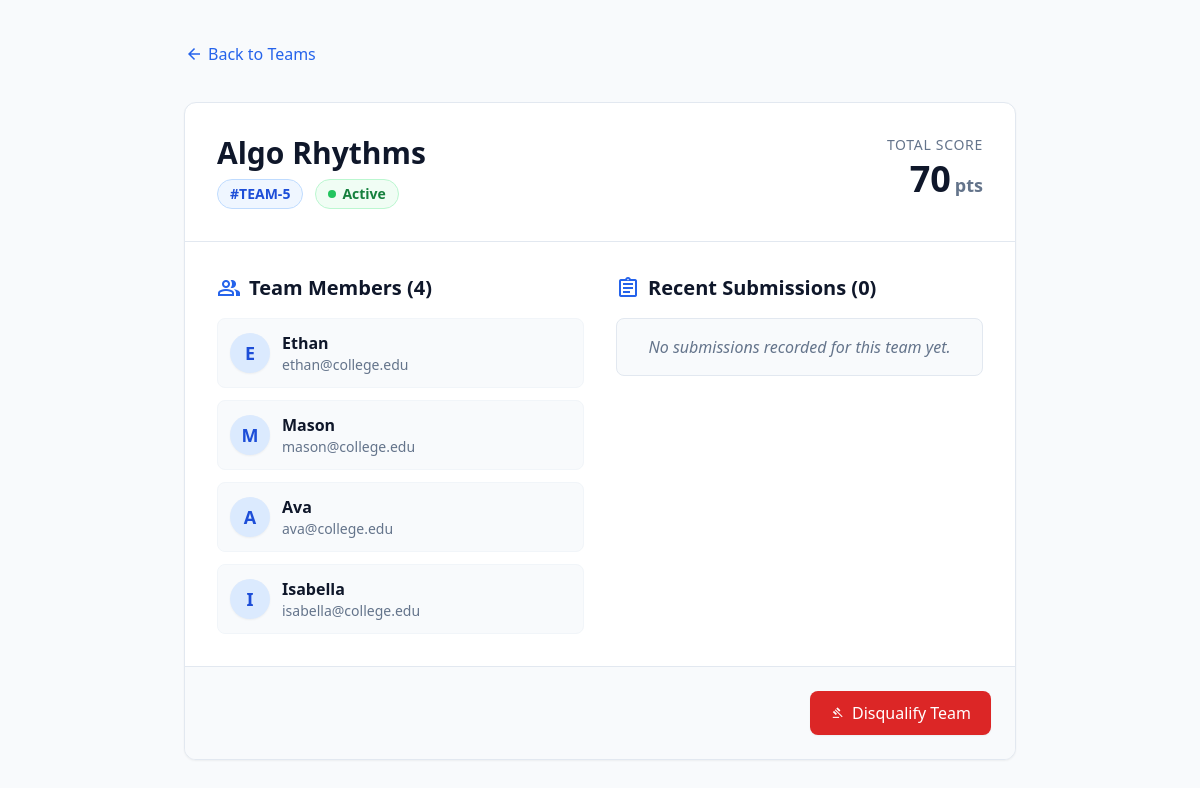
Screenshot of /admin/team/5 (signed in) with the database file from the repository.
### app.py (models this page shows)
class Team(Base):
    __tablename__ = 'teams'
    id = Column(Integer, primary_key=True, index=True)
    team_name = Column(String)
    score = Column(Integer, default=0)
    is_disqualified = Column(Boolean, default=False)
    members = relationship("User", back_populates="team")
    submissions = relationship("Submission", back_populates="team")

class User(Base):
    __tablename__ = 'users'
    id = Column(Integer, primary_key=True, index=True)
    fullname = Column(String)
    email = Column(String, unique=True, index=True)
    password = Column(String)
    role = Column(String, default="student")
    team_id = Column(Integer, ForeignKey('teams.id'), nullable=True)
    team = relationship("Team", back_populates="members")

### app.py (the view)
@app.route('/admin/team/<int:team_id>')
@admin_required
def team_detail(team_id):
    db = get_db()
    team = db.query(Team).filter(Team.id == team_id).first()
    if not team:
        flash("Team not found")
        return redirect(url_for('teams'))
    return render_template('team_detail.html', team=team)

### app.py (called while the page is built)
def get_db():
    if 'db' not in g:
        g.db = SessionLocal()
    return g.db

@app.teardown_appcontext
def teardown_db(exception):
    db = g.pop('db', None)
    if db is not None:
        db.close()

def admin_required(f):
    @wraps(f)
    def decorated_function(*args, **kwargs):
        if 'logged_in' not in session or session.get('role') != 'admin':
            flash("Admin access required")
            return redirect(url_for('login'))
        return f(*args, **kwargs)
    return decorated_function

### templates/team_detail.html (shortened to what this page needs)
<!DOCTYPE html>
<html class="h-full" lang="en">
<head>
    <script src="https://cdn.tailwindcss.com"></script>
</head>
<body class="bg-slate-50 font-sans text-slate-800 antialiased min-h-full">
    <div class="max-w-4xl mx-auto py-10 px-4 sm:px-6 lg:px-8">
        <div class="mb-8">
            <a href="{{ url_for('teams') }}" class="inline-flex items-center text-blue-600 hover:text-blue-800 font-medium transition-colors">
                <span class="material-symbols-outlined text-xl mr-1">arrow_back</span>
                Back to Teams
            </a>
        </div>
        <div class="bg-white rounded-xl shadow-sm border border-slate-200 overflow-hidden">
            <div class="p-6 sm:p-8 border-b border-slate-200 flex justify-between items-start">
                <div>
                    <h1 class="text-3xl font-bold text-slate-900 mb-2">{{ team.team_name }}</h1>
                    <div class="flex items-center gap-3">
                        <span class="inline-flex items-center px-3 py-1 rounded-full bg-blue-50 text-blue-700 font-semibold text-sm border border-blue-200">
                            #TEAM-{{ team.id }}
                        </span>
                        {% if team.is_disqualified %}
                            <span class="inline-flex items-center gap-1.5 px-3 py-1 rounded-full bg-red-100 text-red-700 font-semibold text-sm border border-red-200">
                                <span class="material-symbols-outlined text-sm">gavel</span>
                                Disqualified
                            </span>
                        {% else %}
                            <span class="inline-flex items-center gap-1.5 px-3 py-1 rounded-full bg-green-50 text-green-700 font-semibold text-sm border border-green-200">
                                <span class="w-2 h-2 rounded-full bg-green-500 animate-pulse"></span>
                                Active
                            </span>
                        {% endif %}
                    </div>
                </div>
                <div class="text-right">
                    <div class="text-sm text-slate-500 font-medium uppercase tracking-wider mb-1">Total Score</div>
                    <div class="text-4xl font-bold text-slate-900">{{ team.score }}<span class="text-lg text-slate-500 ml-1">pts</span></div>
                </div>
            </div>
            <div class="p-6 sm:p-8 grid grid-cols-1 md:grid-cols-2 gap-8">
                <div>
                    <h2 class="text-xl font-bold text-slate-900 mb-4 flex items-center gap-2">
                        <span class="material-symbols-outlined text-blue-600">group</span>
                        Team Members ({{ team.members|length }})
                    </h2>
                    {% if team.members %}
                    <ul class="space-y-3">
                        {% for member in team.members %}
                        <li class="flex items-center p-3 rounded-lg bg-slate-50 border border-slate-100">
                            <div class="w-10 h-10 rounded-full bg-blue-100 text-blue-700 flex items-center justify-center font-bold text-lg mr-3 shadow-sm">
                                {{ member.fullname[0]|upper }}
                            </div>
                            <div>
                                <div class="font-semibold text-slate-900">{{ member.fullname }}</div>
                                <div class="text-sm text-slate-500">{{ member.email }}</div>
                            </div>
                        </li>
                        {% endfor %}
                    </ul>
                    {% else %}
                    <div class="p-4 rounded-lg bg-slate-50 text-slate-500 italic text-center border border-slate-200">
                        No members assigned to this team yet.
                    </div>
                    {% endif %}
                </div>
                <div>
                    <h2 class="text-xl font-bold text-slate-900 mb-4 flex items-center gap-2">
                        <span class="material-symbols-outlined text-blue-600">assignment</span>
                        Recent Submissions ({{ team.submissions|length }})
                    </h2>
                    {% if team.submissions %}
                    <div class="space-y-3 max-h-96 overflow-y-auto pr-2">
                        {% for sub in team.submissions|reverse %}
                        <div class="p-4 rounded-lg bg-slate-50 border border-slate-200">
                            <div class="flex justify-between items-start mb-2">
                                <div class="font-semibold text-slate-800">Question #{{ sub.question_id }}</div>
                                {% if sub.is_correct %}
                                <span class="inline-flex items-center px-2 py-0.5 rounded text-xs font-medium bg-green-100 text-green-800">
                                    Correct
                                </span>
                                {% else %}
                                <span class="inline-flex items-center px-2 py-0.5 rounded text-xs font-medium bg-red-100 text-red-800">
                                    Incorrect
                                </span>
                                {% endif %}
                            </div>
                            <div class="text-sm text-slate-600 truncate">
                                {{ sub.question.question_text if sub.question else "Unknown question" }}
                            </div>
                            <div class="mt-2 text-sm">
                                <span class="text-slate-500">Submitted:</span>
                                <span class="font-medium text-slate-800">{{ sub.submitted_option }}</span>
                            </div>
                        </div>
                        {% endfor %}
                    </div>
                    {% else %}
                    <div class="p-4 rounded-lg bg-slate-50 text-slate-500 italic text-center border border-slate-200">
                        No submissions recorded for this team yet.
                    </div>
                    {% endif %}
                </div>
            </div>
            {% if not team.is_disqualified %}
            <div class="p-6 bg-slate-50 border-t border-slate-200 flex justify-end">
                <form action="{{ url_for('disqualify_team', team_id=team.id) }}" method="POST" onsubmit="return confirm('Are you sure you want to disqualify {{ team.team_name }}? This action cannot be easily undone.');">
                    <button type="submit" class="inline-flex items-center gap-2 px-5 py-2.5 bg-red-600 hover:bg-red-700 text-white font-medium rounded-lg shadow-sm transition-colors focus:ring-4 focus:ring-red-100">
                        <span class="material-symbols-outlined text-sm">gavel</span>
                        Disqualify Team
                    </button>
                </form>
            </div>
            {% endif %}
        </div>
    </div>
</body>
</html>

### rows the page displays
Team: team_name "Algo Rhythms", id "5", score "70"
User: fullname "E", fullname "Ethan", email "ethan@college.edu"
User: fullname "M", fullname "Mason", email "mason@college.edu"
User: fullname "A", fullname "Ava", email "ava@college.edu"
User: fullname "I", fullname "Isabella", email "isabella@college.edu"

### other values shown
{{ team.members|length }} "4"
{{ team.submissions|length }} "0"
